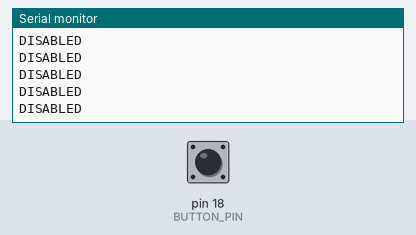
The sketch below on a simulated Arduino Uno, built with avr-gcc and run on an emulated ATmega328P. Parts: the last lines printed to the serial monitor. Inputs (shaded band) come from the test bench; at power-on: pin 18 (BUTTON_PIN) HIGH.

Above: at 1.2 s.
1.3 s: pin 18 (BUTTON_PIN) pulled LOW for 0.15 s
At 2.1 s:
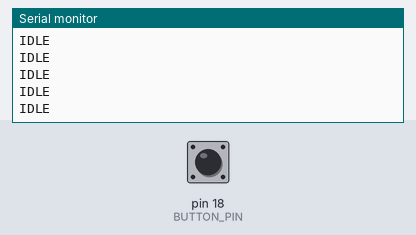
3.2 s: pin 18 (BUTTON_PIN) pulled LOW for 1 s
At 4.3 s:
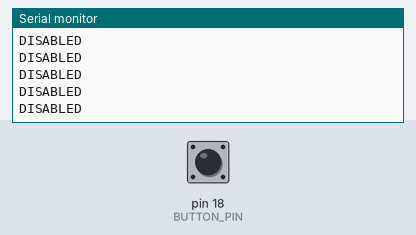
7.2 s: pin 18 (BUTTON_PIN) driven LOW
At 8.0 s:
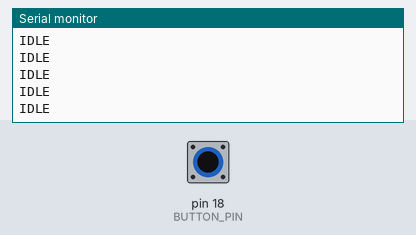

Measured:
- after the input at 1.3 s, the serial monitor: prints a new line after 0.07 s (image 1)
- after the input at 7.2 s, the serial monitor: prints a new line after 0.07 s (image 3)

The sketch:

CPE301-Team-Project.ino
```cpp
#define DECL_REG_U8(name, addr)                                                \
  volatile unsigned char *name = (volatile unsigned char *)addr;
#define DECL_REG_U16(name, addr)                                               \
  volatile unsigned int *name = (volatile unsigned int *)addr;

#define SET_OUTPUT(port, pin) *port |= (0x01 << pin);
#define SET_INPUT(port, pin) *port &= ~(0x01 << pin);

#define ENABLE_PULLUP(port, pin) *port |= (0x01 << pin);

#define SET_HIGH(port, pin) *port |= (0x01 << pin);
#define SET_LOW(port, pin) *port &= ~(0x01 << pin);

#define IS_HIGH(port, pin) ((*port & (0x01 << pin)) != 0)

DECL_REG_U8(myPORTA, 0x22);
DECL_REG_U8(myDDRA, 0x21);
DECL_REG_U8(myPINA, 0x20);

DECL_REG_U8(myPORTB, 0x25);
DECL_REG_U8(myDDRB, 0x24);
DECL_REG_U8(myPINB, 0x23);

DECL_REG_U8(myPORTH, 0x102);
DECL_REG_U8(myDDRH, 0x101);
DECL_REG_U8(myPINH, 0x100);

DECL_REG_U8(myPORTC, 0x28);
DECL_REG_U8(myDDRC, 0x27);
DECL_REG_U8(myPINC, 0x26);

DECL_REG_U8(myTCCR1B, 0x81);
DECL_REG_U16(myTCNT1, 0x84);
DECL_REG_U8(myTIFR1, 0x36);

#define BUTTON_PIN 4

#define YELLOW_LED_PIN 1
#define GREEN_LED_PIN 3
#define BLUE_LED_PIN 5
#define RED_LED_PIN 7

enum STATE {
  DISABLED_STATE = 0,
  IDLE_STATE = 1,
  RUNNING_STATE = 2,
  ERROR_STATE = 3
};

volatile STATE state = DISABLED_STATE;

bool last_button_state = false;

void change_state(STATE new_state) {
  switch (state) {
  default:
  case DISABLED_STATE:
    SET_LOW(myPORTA, YELLOW_LED_PIN);
    break;
  case IDLE_STATE:
    SET_LOW(myPORTA, GREEN_LED_PIN);
    break;
  case RUNNING_STATE:
    SET_LOW(myPORTA, BLUE_LED_PIN);
    break;
  case ERROR_STATE:
    SET_LOW(myPORTA, RED_LED_PIN);
    break;
  }

  state = new_state;

  switch (new_state) {
  default:
  case DISABLED_STATE:
    SET_HIGH(myPORTA, YELLOW_LED_PIN);
    break;
  case IDLE_STATE:
    SET_HIGH(myPORTA, GREEN_LED_PIN);
    break;
  case RUNNING_STATE:
    SET_HIGH(myPORTA, BLUE_LED_PIN);
    break;
  case ERROR_STATE:
    SET_HIGH(myPORTA, RED_LED_PIN);
    break;
  }
}

void setup() {
  SET_INPUT(myDDRC, BUTTON_PIN);
  ENABLE_PULLUP(myPORTC, BUTTON_PIN);

  SET_OUTPUT(myDDRA, YELLOW_LED_PIN);
  SET_OUTPUT(myDDRA, GREEN_LED_PIN);

  Serial.begin(9600);

  change_state(DISABLED_STATE);
}

void loop() {
  bool current_button_state = !IS_HIGH(myPINC, BUTTON_PIN);

  // TODO: Debounce. USe ISR?
  if (current_button_state && current_button_state != last_button_state) {
    if (state != DISABLED_STATE) {
      change_state(DISABLED_STATE);
    } else {
      change_state(IDLE_STATE);
    }
  }
  last_button_state = current_button_state;

  switch (state) {
  case DISABLED_STATE:
    Serial.println("DISABLED");
    // disabled handling...
    break;
  case IDLE_STATE:
    Serial.println("IDLE");
    // idle handling...
    break;
  case RUNNING_STATE:
    Serial.println("RUNNING");
    // running handling...
    break;
  case ERROR_STATE:
    Serial.println("ERROR");
    // error handling...
    break;
  default:
    change_state(DISABLED_STATE);
  }
}
```
